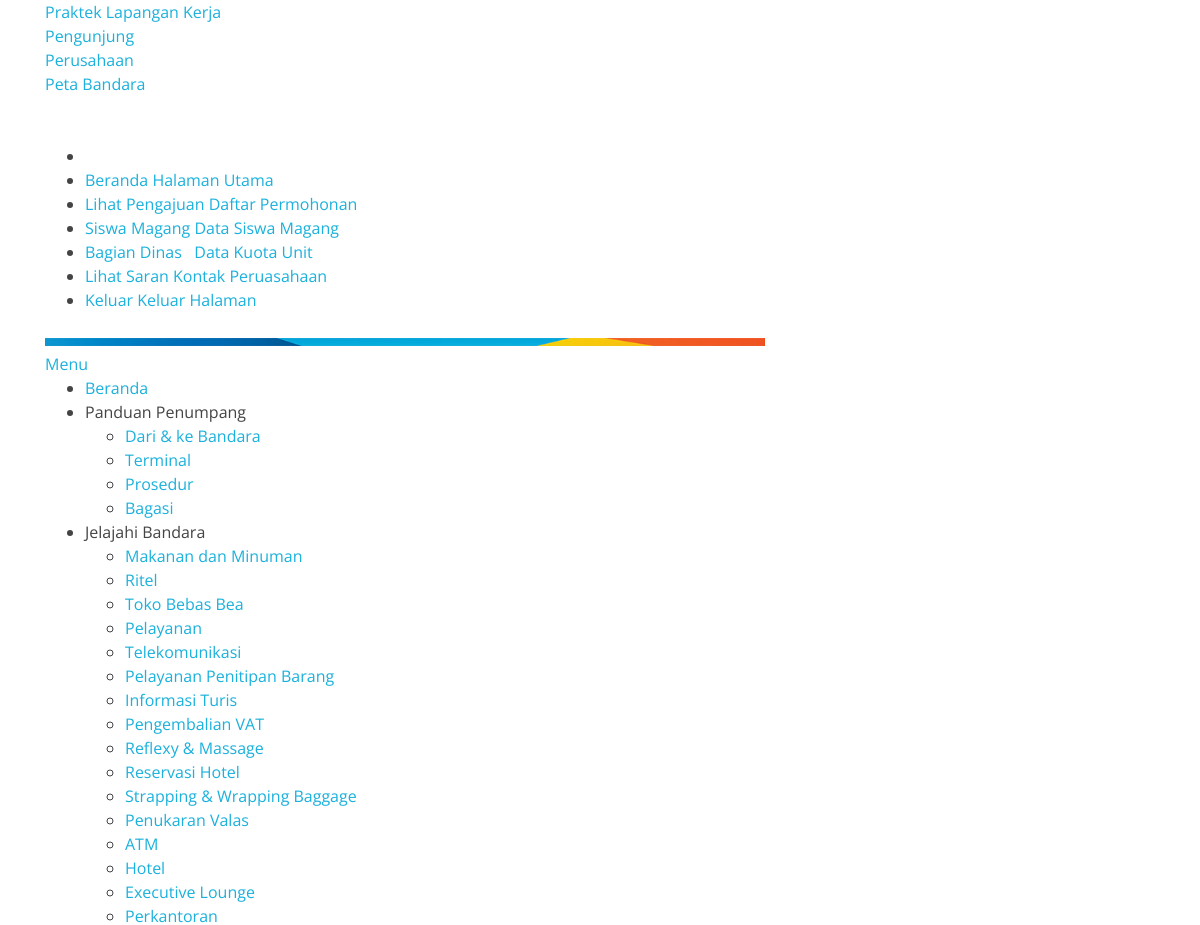
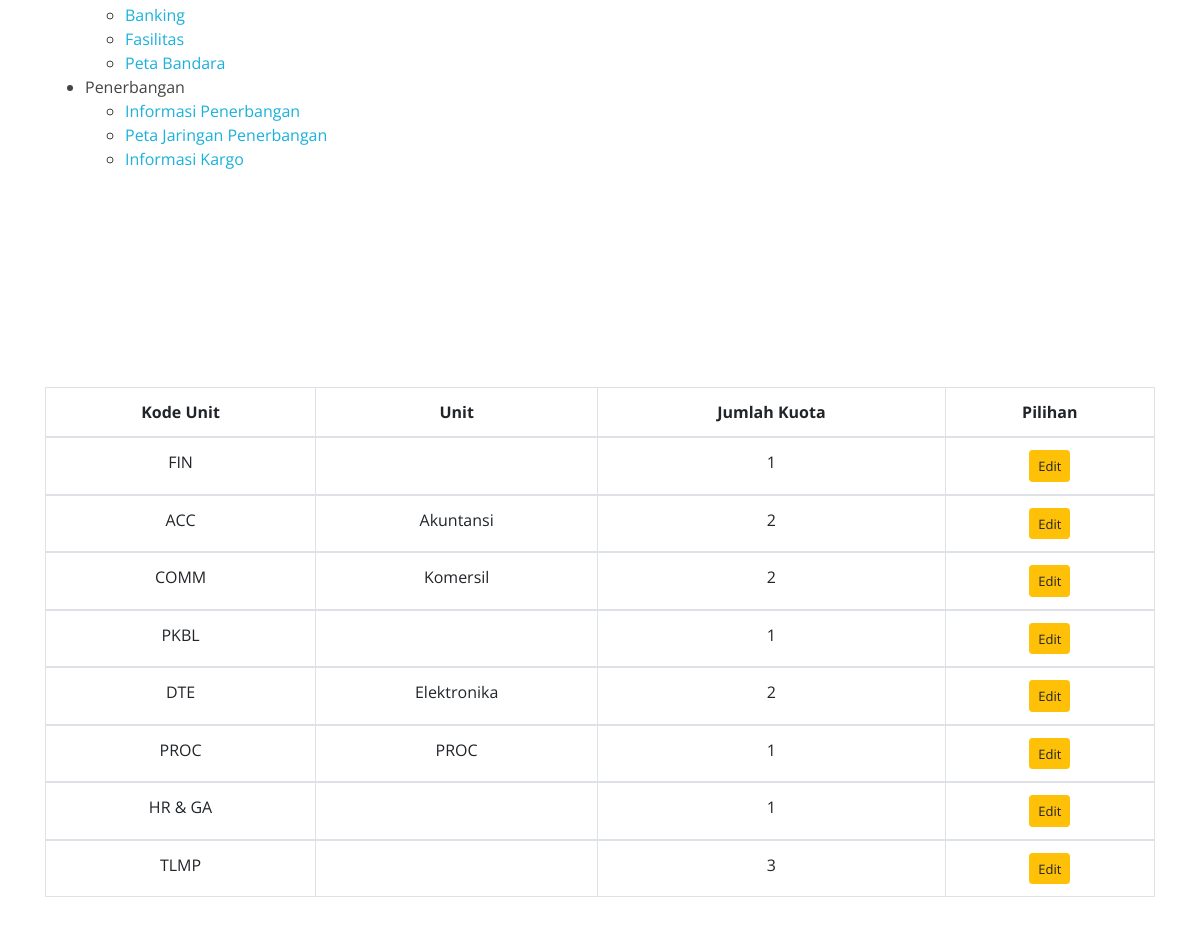
/Kepegawaian/bagiandinas.php, run on the app's committed database (2 pictures, top to bottom).
### tables this page shows
CREATE TABLE `unit` (
  `id` int(50) NOT NULL,
  `nama` varchar(50) NOT NULL,
  `deskripsi` varchar(50) NOT NULL,
  `kuota` int(50) NOT NULL
);

### Kepegawaian/bagiandinas.php (the view, shortened to what this page needs)
<!DOCTYPE html>
<html lang="en">
<head>
  <link href="../lib/bootstrap/css/bootstrap.min.css" rel="stylesheet">
  <link href="../lib/font-awesome/css/font-awesome.min.css" rel="stylesheet">
  <link href="../lib/animate/animate.min.css" rel="stylesheet">
  <link href="../lib/ionicons/css/ionicons.min.css" rel="stylesheet">
  <link href="../lib/owlcarousel/assets/owl.carousel.min.css" rel="stylesheet">
  <link href="../lib/lightbox/css/lightbox.min.css" rel="stylesheet">
  <link href="../css/style.css" rel="stylesheet">
</head>
<?php
	include "Controller/function2.php";
?>
<body>
  <?php
include "header.php";
?>
<br><br><br><br><br>
  <main id="main">
    <section id="about">
      <div class="container">
        <table class="table table-condensed table-bordered">
		     <thead>
              <tr>
                <th><center>Kode Unit</th>
                <th><center>Unit</th>
                <th><center>Jumlah Kuota</th>
                <th><center>Pilihan</th>
              </tr>
            </thead>
            <?php
                $query = mysqli_query($con,"select * from unit");
                  while ($m=mysqli_fetch_array($query))
                  {
              ?>
            <tbody>
              <tr>
                <td> <center><?php print $m['nama']; ?></center> </td>
                <td> <center><?php print $m['deskripsi']; ?></center> </td>
                <td> <center><?php print $m['kuota']; ?></center> </td>
                <td> <center></i></a>
                      <a href="editunit.php?ID=<?php print $m['id']?>" class="btn btn-warning btn-sm"><font size=2>Edit</a>
              </tr>
            </tbody>
            <?php
                }
              ?>
          </table>
      </div>
    </section>
</body>
</html>

### css/style.css (style rules this page uses)
body { background: #fff; color: #444; font-family: "Open Sans", sans-serif; }
a { color: #1bb1dc; transition: 0.5s; }
#about { padding: 80px 0; }

### data on the page
unit: nama "FIN", kuota "1"
unit: nama "ACC", deskripsi "Akuntansi", kuota "2"
unit: nama "COMM", deskripsi "Komersil", kuota "2"
unit: nama "PKBL", kuota "1"
unit: nama "DTE", deskripsi "Elektronika", kuota "2"
unit: nama "PROC", deskripsi "PROC", kuota "1"
unit: nama "HR & GA", kuota "1"
unit: nama "TLMP", kuota "3"
